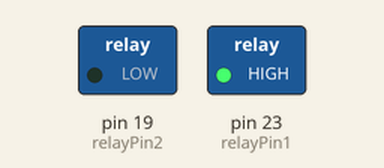
This sketch was run on a simulated Arduino Mega 2560, built with avr-gcc and run on an emulated ATmega2560. On the bench: switched loads named in the sketch (green lamp = pin HIGH).

Above: at 2.0 s.
At 6.0 s:
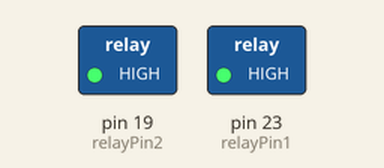
At 10.0 s:
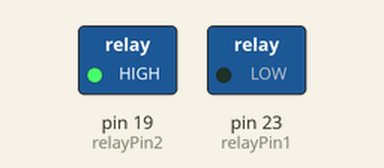
At 14.0 s:
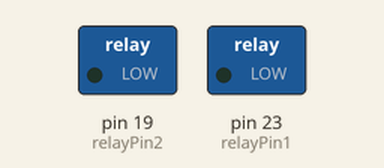
Timing chart, 0 to 20.8 s (numbered marks = the images above):
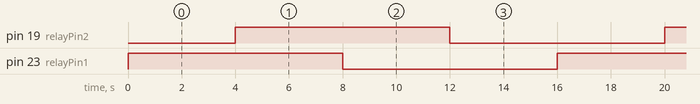

Measured:
- by itself, pin 19 (relayPin2), pin 23 (relayPin1): alternates HIGH for 8.0 s and LOW for 8.0 s
- by itself, everything shown: repeats every 16.0 s, in 4 steps

The sketch:

Relay.ino
```cpp
int relayPin1 = 23;
int relayPin2 = 19;

void setup() {
  pinMode(relayPin1, OUTPUT);
  pinMode(relayPin2, OUTPUT);
}

void loop() {
  digitalWrite(relayPin1, HIGH);
  delay(4000);
  digitalWrite(relayPin2, HIGH);
  delay(4000);
  digitalWrite(relayPin1, LOW);
  delay(4000);
  digitalWrite(relayPin2, LOW);
  delay(4000);
}
```
